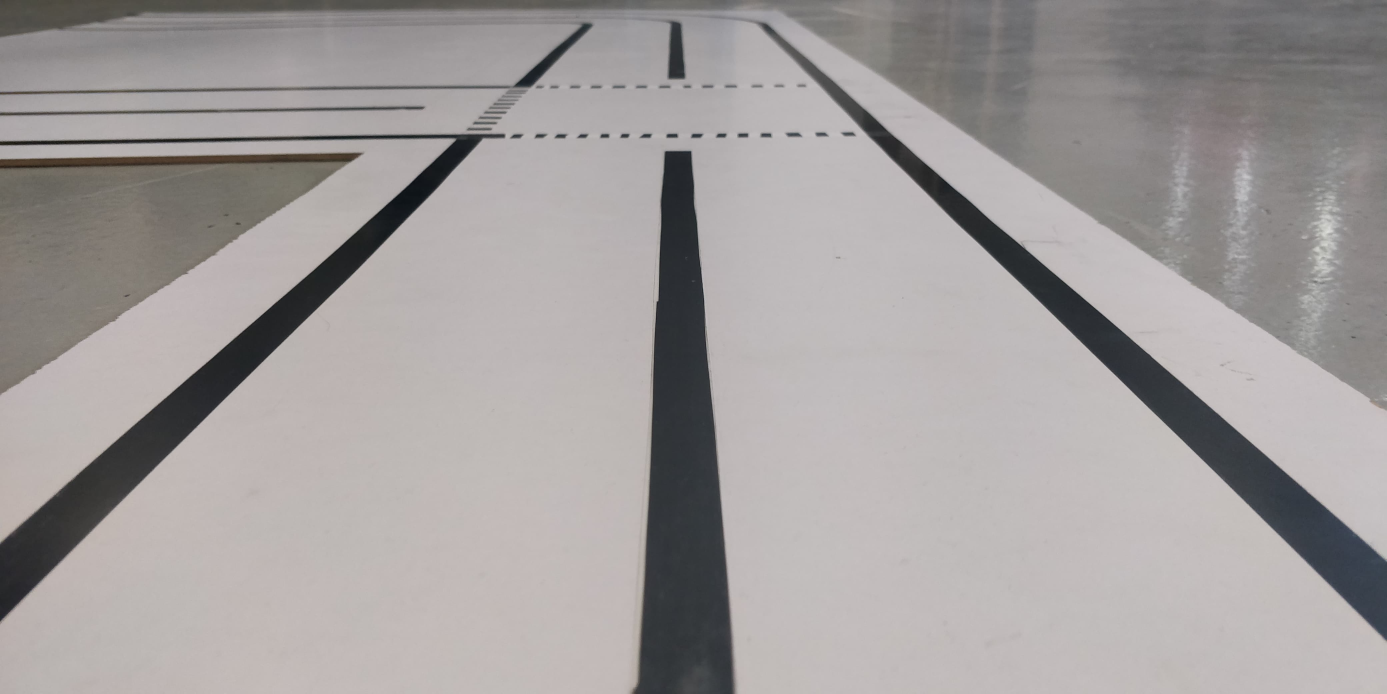
#> input picture Week6/Activities/Activity_filters/opencv_course/images/line_1.jpg, 4160 x 2080 px, found by its file name (shown at 1/3 size)
$ python MCR2_simple_edge_detection.py
#> lines starting #> are read from the running program, lines starting #| are printed output that depends on the picture; after the words box and inside, x2 and y2 are one past the last pixel; in counts of white or black regions, pixels touching at a corner belong together
import cv2
import numpy as np
from matplotlib import pyplot as plt

# Load image
img = cv2.imread('images/line_1.jpg')
#> img is the input picture: shape (2080, 4160, 3); mean B, G, R 156.8, 157.4, 161.8
assert img is not None, "Image not found!"

# Desired image dimensions
target_width, target_height = 640, 480

# Resize image if necessary
height, width = img.shape[:2]
#> height = 2080; width = 4160
if (width, height) != (target_width, target_height):
    resized_img = cv2.resize(img, (target_width, target_height))
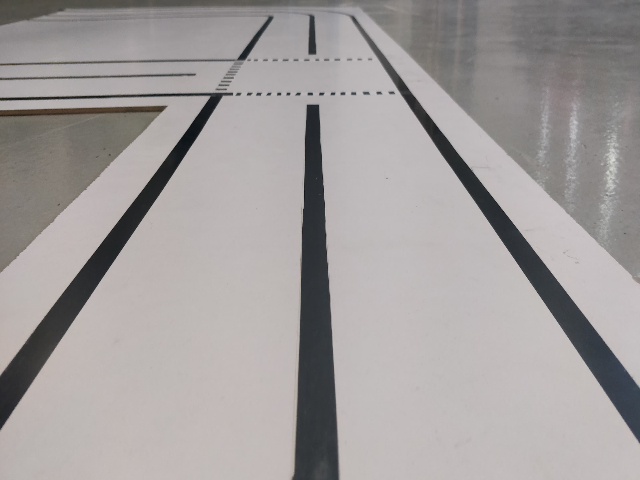
#> resized_img: shape (480, 640, 3); mean B, G, R 156.8, 157.4, 161.8
    print("Image resized to 640x480.")
else:
    resized_img = img
    print("Image already 640x480, no resizing needed.")

# Extract bottom 25% region of interest (ROI)
roi = resized_img[int(target_height * 0.75):, :]
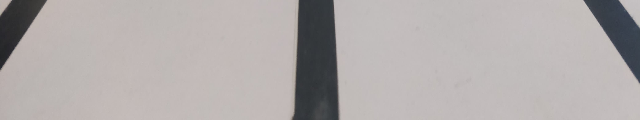
#> roi: shape (120, 640, 3); mean B, G, R 171.1, 171.9, 177.1

# Convert ROI to grayscale
gray = cv2.cvtColor(roi, cv2.COLOR_BGR2GRAY)

# Gaussian blur to reduce noise
blurred = cv2.GaussianBlur(gray, (5, 5), 1.4)

# Threshold to binary inverse image (high contrast for edges)
_, binary_inv = cv2.threshold(blurred, 100, 255, cv2.THRESH_BINARY_INV)
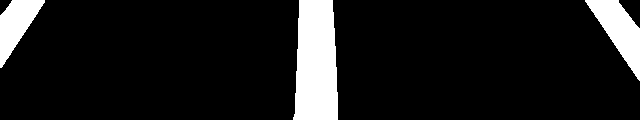
#> binary_inv: shape (120, 640); 10.7% white; 3 white regions, box (x1, y1, x2, y2) and area: (293, 0, 338, 120) 4693, (585, 0, 640, 81) 1964, (0, 0, 45, 68) 1527

# Apply morphological operations to enhance features
kernel = np.ones((3, 3), np.uint8)
morph = cv2.erode(binary_inv, kernel, iterations=3)
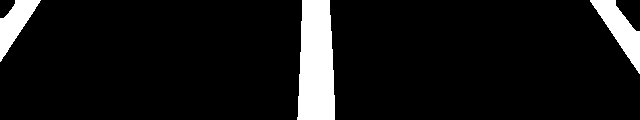
#> morph: shape (120, 640); 8.4% white; 3 white regions, box (x1, y1, x2, y2) and area: (297, 0, 335, 120) 3940, (590, 0, 640, 74) 1413, (0, 0, 41, 62) 1108
morph = cv2.dilate(morph, kernel, iterations=3)
#> morph: shape (120, 640); 10.6% white; 3 white regions, box (x1, y1, x2, y2) and area: (294, 0, 338, 120) 4690, (587, 0, 640, 77) 1950, (0, 0, 44, 65) 1516

# Calculate vertical sum (projection on horizontal axis)
detection = np.sum(morph, axis=0, dtype=np.float32)
#> detection = 640 values, max 30600 at index 299, min 0 at index 44, mean 3249.7

# Compute first and second gradients
first_grad = np.gradient(detection)
#> first_grad = 640 values, max 6757.5 at index 297, min -6757.5 at index 337, mean -0.398
second_grad = np.gradient(first_grad)
#> second_grad = 640 values, max 3378.8 at index 338, min -3123.8 at index 299, mean -0.797

# Set dynamic thresholds to filter out insignificant edges
line_thresh = 0.1
thresh_pos = np.mean(first_grad) + line_thresh * (np.max(first_grad) - np.min(first_grad))
#> thresh_pos = 1351.1
thresh_neg = np.mean(first_grad) - line_thresh * (np.max(first_grad) - np.min(first_grad))
#> thresh_neg = -1351.9

# Identify potential left and right edges based on thresholds
right_grad = np.where(first_grad > thresh_pos, second_grad, 0)
#> right_grad = 640 values, max 2358.8 at index 294, min -3123.8 at index 299, mean -1.49
left_grad = np.where(first_grad < thresh_neg, second_grad, 0)
#> left_grad = 640 values, max 3378.8 at index 338, min -1785 at index 332, mean -1.59

# Zero negative gradient values (removing false edges)
right_grad[right_grad < 0] = 0
left_grad[left_grad < 0] = 0

# Detect edge positions by comparing with shifted gradients
left_shift = np.roll(left_grad, 1)
#> left_shift = 640 values, max 3378.8 at index 339, min 0 at index 0, mean 7.07
right_shift = np.roll(right_grad, 1)
#> right_shift = 640 values, max 2358.8 at index 295, min 0 at index 0, mean 6.87
left_shift[0], right_shift[0] = 0, 0

left_edges = np.argwhere(left_shift < left_grad).flatten()
#> left_edges = [337, 338]
right_edges = np.argwhere(right_shift < right_grad).flatten()
#> right_edges = [294]

# Visualization: Image processing steps
plt.figure(figsize=(14, 8))
titles = ['Original', 'Resized', 'Gray (ROI)', 'Blurred', 'Binary Threshold', 'Morphological Result']
images = [img, resized_img, gray, blurred, binary_inv, morph]

for i in range(6):
    plt.subplot(2, 3, i+1)
    if i < 2:
        plt.imshow(cv2.cvtColor(images[i], cv2.COLOR_BGR2RGB))
    else:
        plt.imshow(images[i], cmap='gray')
    plt.title(titles[i])
    plt.axis('off')

plt.tight_layout()

# Visualization: Gradient analysis and detected edges
plt.figure(figsize=(14, 8))

plt.subplot(2, 3, 1)
plt.plot(detection)
plt.title('Vertical Projection (Detection)')

plt.subplot(2, 3, 2)
plt.plot(first_grad)
plt.title('First Gradient')

plt.subplot(2, 3, 3)
plt.plot(second_grad)
plt.title('Second Gradient')

plt.subplot(2, 3, 4)
plt.plot(right_grad, label='Right Gradient')
plt.plot(right_shift, '--', label='Right Shifted')
plt.title('Right Edge Detection')
plt.legend()

plt.subplot(2, 3, 5)
plt.plot(left_grad, label='Left Gradient')
plt.plot(left_shift, '--', label='Left Shifted')
plt.title('Left Edge Detection')
plt.legend()

plt.subplot(2, 3, 6)
plt.plot(left_grad, label='Left Gradient')
plt.plot(right_grad, label='Right Gradient')
plt.scatter(left_edges, [np.max(left_grad)*0.1]*len(left_edges), color='red', marker='o', label='Left Edges')
plt.scatter(right_edges, [np.max(right_grad)*0.1]*len(right_edges), color='blue', marker='x', label='Right Edges')
plt.title('Detected Edges')
plt.legend()

plt.tight_layout()
plt.show()
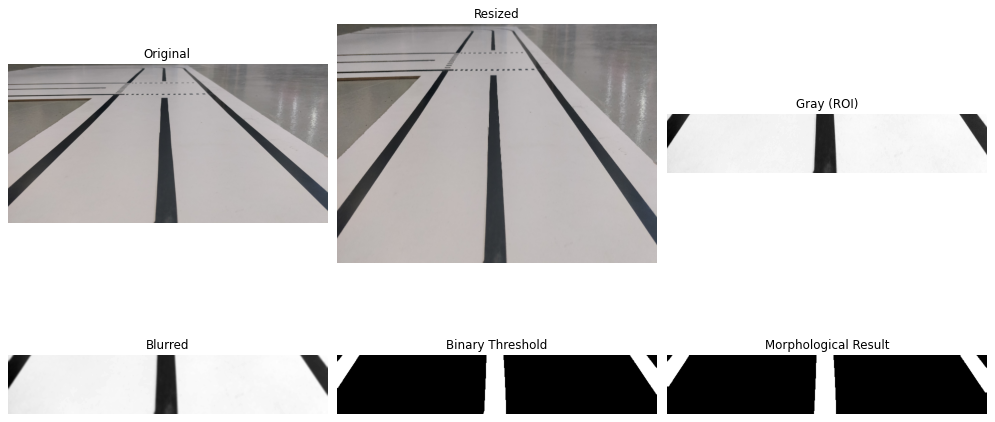
#> figure drawn by matplotlib, 6 panels
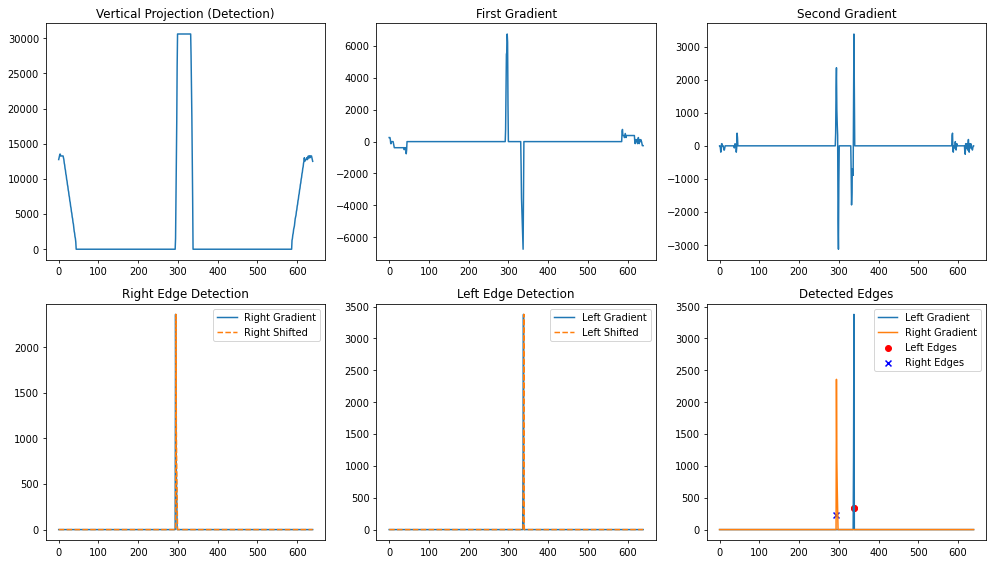
#> figure drawn by matplotlib, 6 panels; panel 1: curve peaks at x = 299, y = 30600; panel 2: curve peaks at x = 297, y = 6757.5; panel 3: curve peaks at x = 338, y = 3378.8; panel 4: curve peaks at x = 294, y = 2358.8

$ run again, with Week6/Activities/Activity_filters/opencv_course/images/line_2.jpg copied over Week6/Activities/Activity_filters/opencv_course/images/line_1.jpg
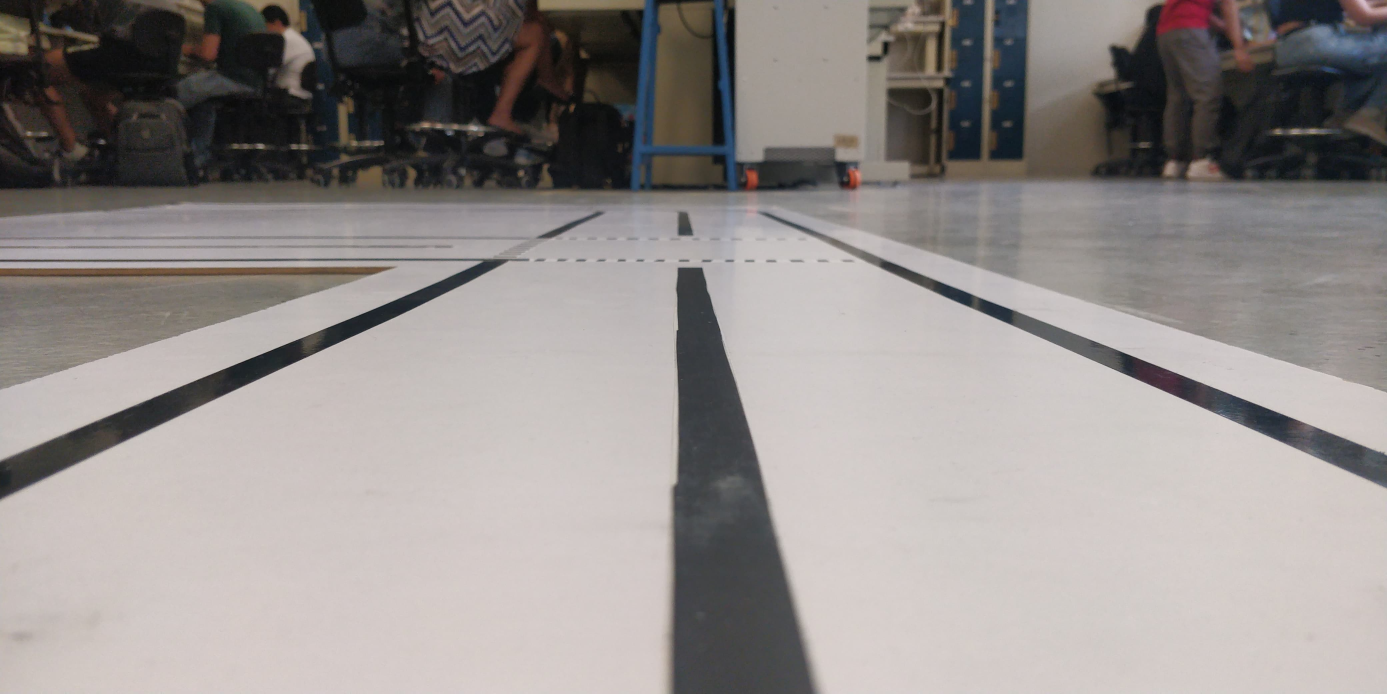
#> input picture Week6/Activities/Activity_filters/opencv_course/images/line_2.jpg, 4160 x 2080 px, found by its file name (shown at 1/3 size)
#> img is the input picture: shape (2080, 4160, 3); mean B, G, R 140.5, 142.6, 148.1
#> `_, binary_inv = cv2.threshold(blurred, 100, 255, cv2.THRESH_BINARY_INV)`:
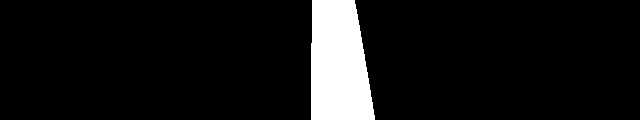
#> binary_inv: shape (120, 640); 8.4% white; 1 white region, box (x1, y1, x2, y2) and area: (311, 0, 375, 120) 6476
#> `morph = cv2.erode(binary_inv, kernel, iterations=3)`:
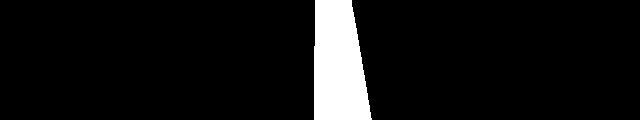
#> morph: shape (120, 640); 7.4% white; 1 white region, box (x1, y1, x2, y2) and area: (314, 0, 372, 120) 5693
#> detection = 640 values, max 30600 at index 312, min 0 at index 0, mean 2580.3
#> first_grad = 640 values, max 15300 at index 311, min -1657.5 at index 365, mean 0
#> second_grad = 640 values, max 7650 at index 310, min -7650 at index 312, mean 0
#> thresh_pos = 1695.8
#> thresh_neg = -1695.8
#> right_grad = 640 values, max 7650 at index 310, min -7650 at index 312, mean -3.39
#> left_grad = 640 values from 0 to 0
#> right_shift = 640 values, max 7650 at index 311, min 0 at index 0, mean 11.95
#> left_edges = empty array
#> right_edges = [310]
